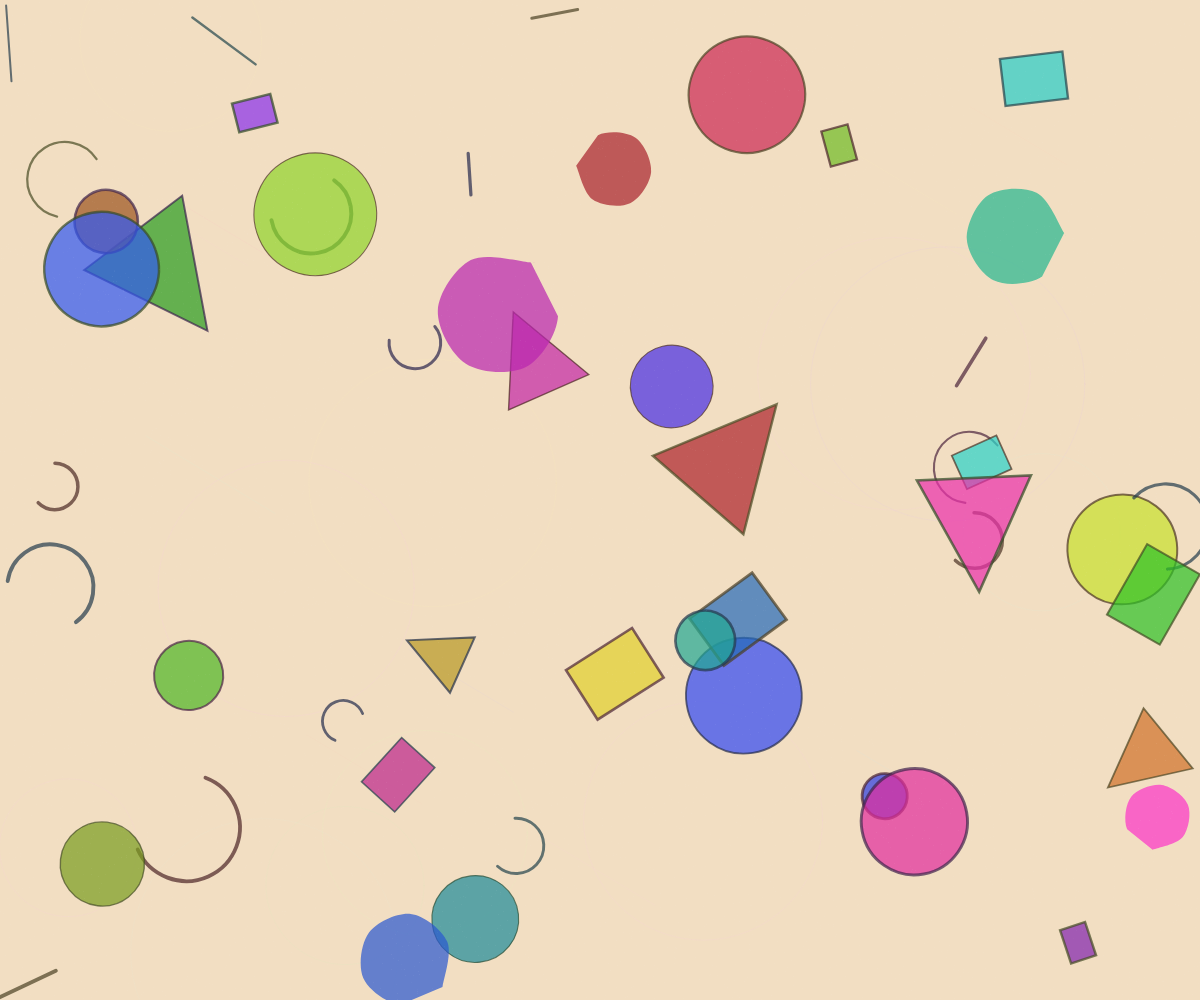
Frame 1 (no input)
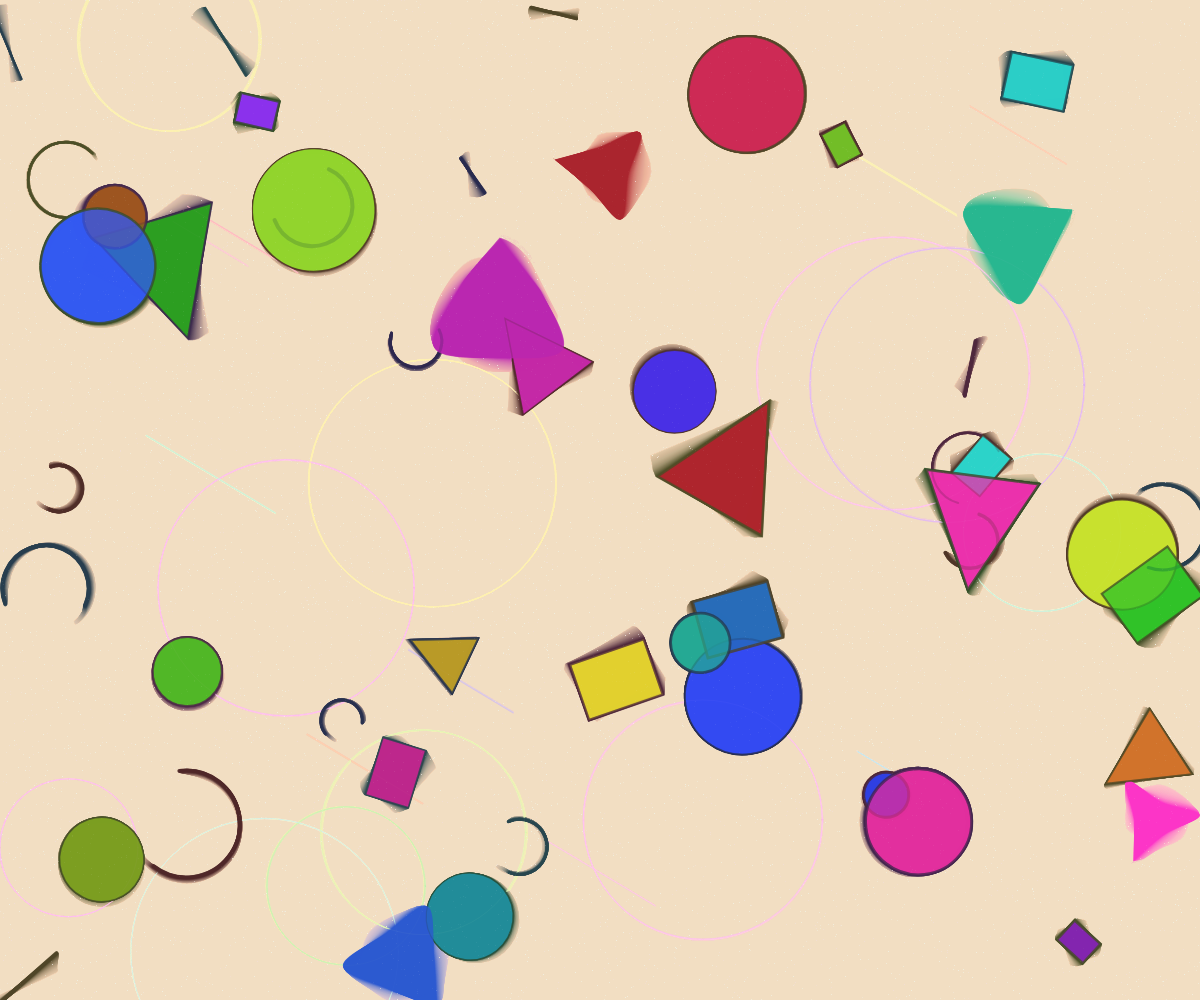
Frame 60 (no input)
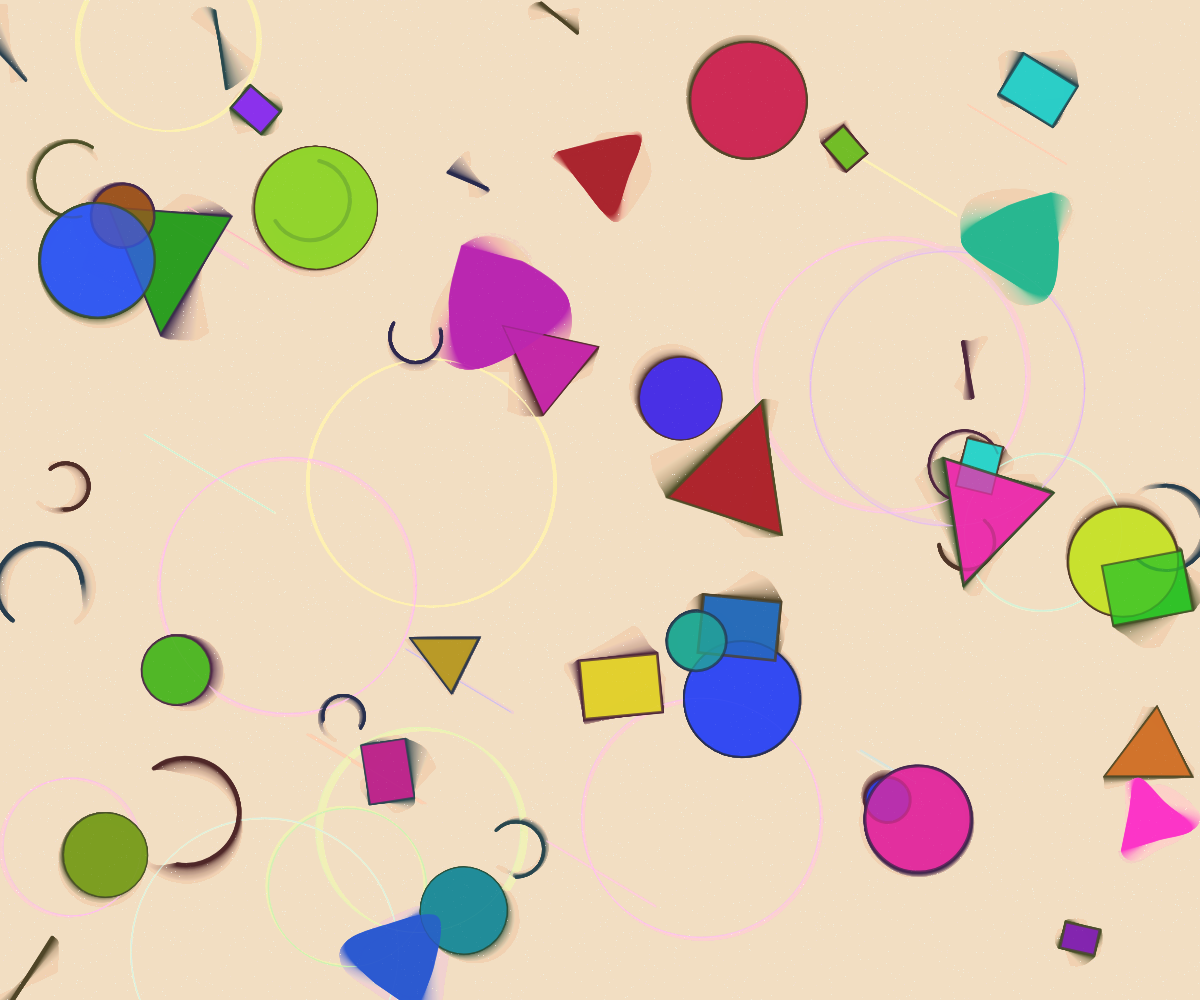
Frame 120 (the mouse pressed at the canvas centre since frame 60)

The p5.js sketch that drew these frames (run headless with seeded random() and noise() and a simulated clock; from frame 60 on, the mouse is pressed at the canvas centre):

// p5.js sketch
// ── sketch.js
let shapes = [];
let bgElements = [];
let grainGraphics;

function setup() {
  createCanvas(windowWidth, windowHeight);
  colorMode(HSB, 360, 100, 100, 255);
  background(35, 20, 95);
  noFill();

  // Grain texture
  grainGraphics = createGraphics(width, height);
  grainGraphics.loadPixels();
  for (let i = 0; i < 10000; i++) {
    let x = floor(random(width));
    let y = floor(random(height));
    let index = 4 * (x + y * width);
    grainGraphics.pixels[index] = 255;
    grainGraphics.pixels[index + 1] = 255;
    grainGraphics.pixels[index + 2] = 255;
    grainGraphics.pixels[index + 3] = random(5, 15);
  }
  grainGraphics.updatePixels();

  // Background elements
  for (let i = 0; i < 20; i++) {
    bgElements.push(new BackgroundElement());
  }

  // Foreground shapes
  for (let i = 0; i < 50; i++) {
    shapes.push(new KandinskyShape());
  }
}

function draw() {
  background(35, 20, 95, 8); // soft fade for trailing effect

  for (let b of bgElements) {
    b.update();
    b.display();
  }

  for (let s of shapes) {
    s.update();
    s.display();
  }

  // Apply grain overlay
  image(grainGraphics, 0, 0);
}

class BackgroundElement {
  constructor() {
    this.x = random(width);
    this.y = random(height);
    this.tx = this.x;
    this.ty = this.y;
    this.size = random(100, 300);
    this.alpha = random(10, 30);
    this.color = color(random(360), 30, 100, this.alpha);
    this.type = random(['circle', 'line']);
  }

  update() {
    // Slowly drift toward a target
    this.tx += random(-1, 1);
    this.ty += random(-1, 1);
    this.x = lerp(this.x, this.tx, 0.01);
    this.y = lerp(this.y, this.ty, 0.01);
  }

  display() {
    stroke(this.color);
    strokeWeight(1);
    if (this.type === 'circle') {
      noFill();
      ellipse(this.x, this.y, this.size);
    } else {
      line(this.x, this.y, this.x + this.size * 0.5, this.y + this.size * 0.3);
    }
  }
}

class KandinskyShape {
  constructor() {
    this.x = random(width);
    this.y = random(height);
    this.tx = this.x;
    this.ty = this.y;
    this.size = random(40, 130);
    this.type = random(['circle', 'rect', 'triangle', 'line', 'arc', 'blob']);
    this.color = color(random(360), 80, random(60, 100), 180);
    this.strokeColor = color(random(360), 50, 30, 180);
    this.angle = random(TWO_PI);
    this.rotSpeed = random(-0.01, 0.01);
    this.strokeWeight = random(1, 3);
  }

  update() {
    this.tx += random(-1.5, 1.5);
    this.ty += random(-1.5, 1.5);
    this.x = lerp(this.x, this.tx, 0.02);
    this.y = lerp(this.y, this.ty, 0.02);
    this.angle += this.rotSpeed;
  }

  display() {
    push();
    translate(this.x, this.y);
    rotate(this.angle);
    stroke(this.strokeColor);
    strokeWeight(this.strokeWeight);
    fill(this.color);

    switch (this.type) {
      case 'circle':
        ellipse(0, 0, this.size);
        break;
      case 'rect':
        rectMode(CENTER);
        rect(0, 0, this.size * 0.8, this.size * 0.6);
        break;
      case 'triangle':
        triangle(
          -this.size / 2, this.size / 2,
          0, -this.size / 2,
          this.size / 2, this.size / 2
        );
        break;
      case 'line':
        strokeWeight(this.strokeWeight + 1);
        line(-this.size / 2, 0, this.size / 2, 0);
        break;
      case 'arc':
        noFill();
        strokeWeight(this.strokeWeight + 1);
        arc(0, 0, this.size, this.size, 0, PI + QUARTER_PI);
        break;
      case 'blob':
        noStroke();
        fill(this.color);
        beginShape();
        for (let i = 0; i < TWO_PI; i += PI / 3) {
          let r = this.size / 2 + sin(i * 3 + frameCount * 0.02) * 15;
          let x = r * cos(i);
          let y = r * sin(i);
          curveVertex(x, y);
        }
        endShape(CLOSE);
        break;
    }
    pop();
  }
}
